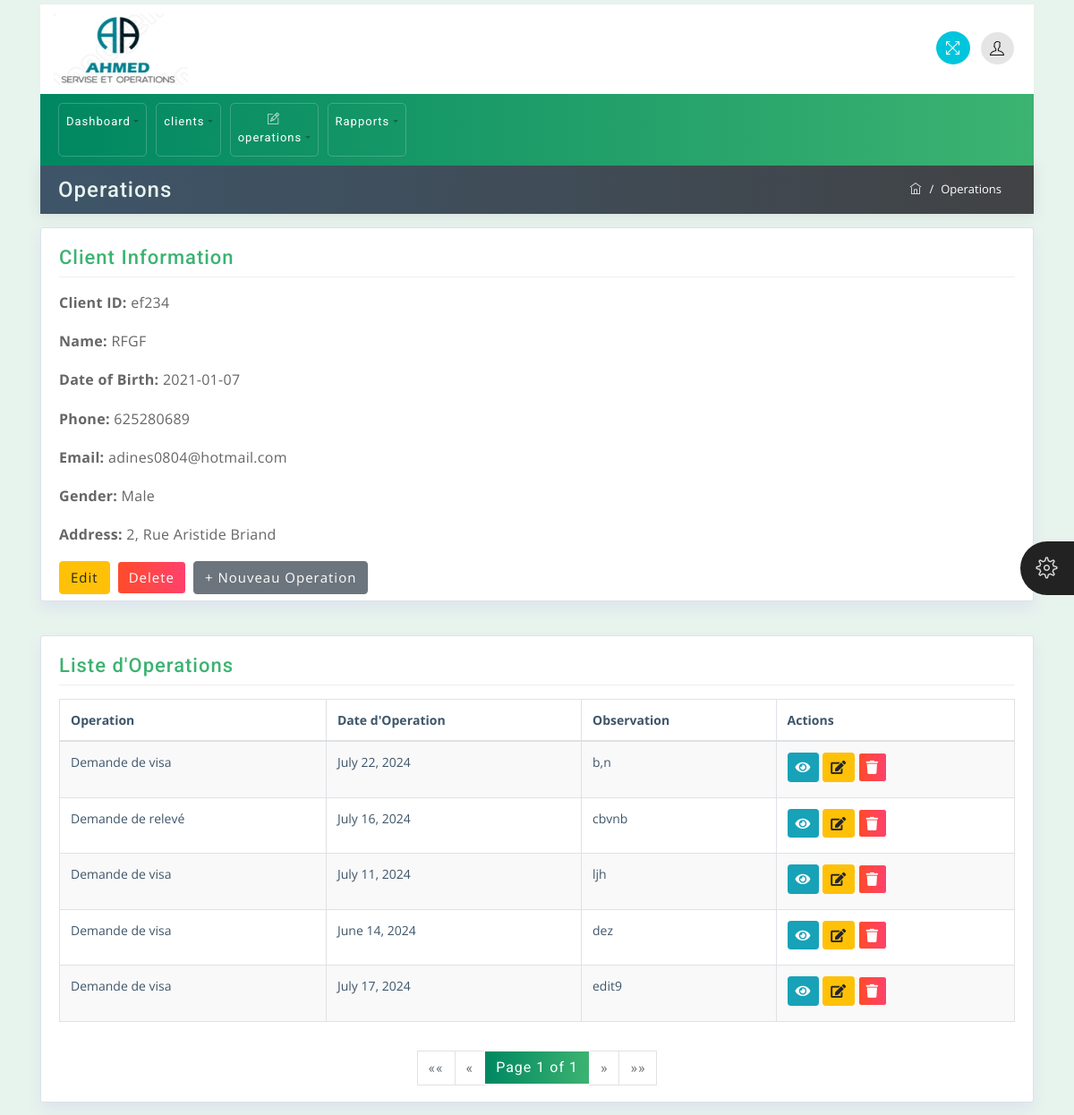
The page /clients/ef234 on the database as committed earlier.
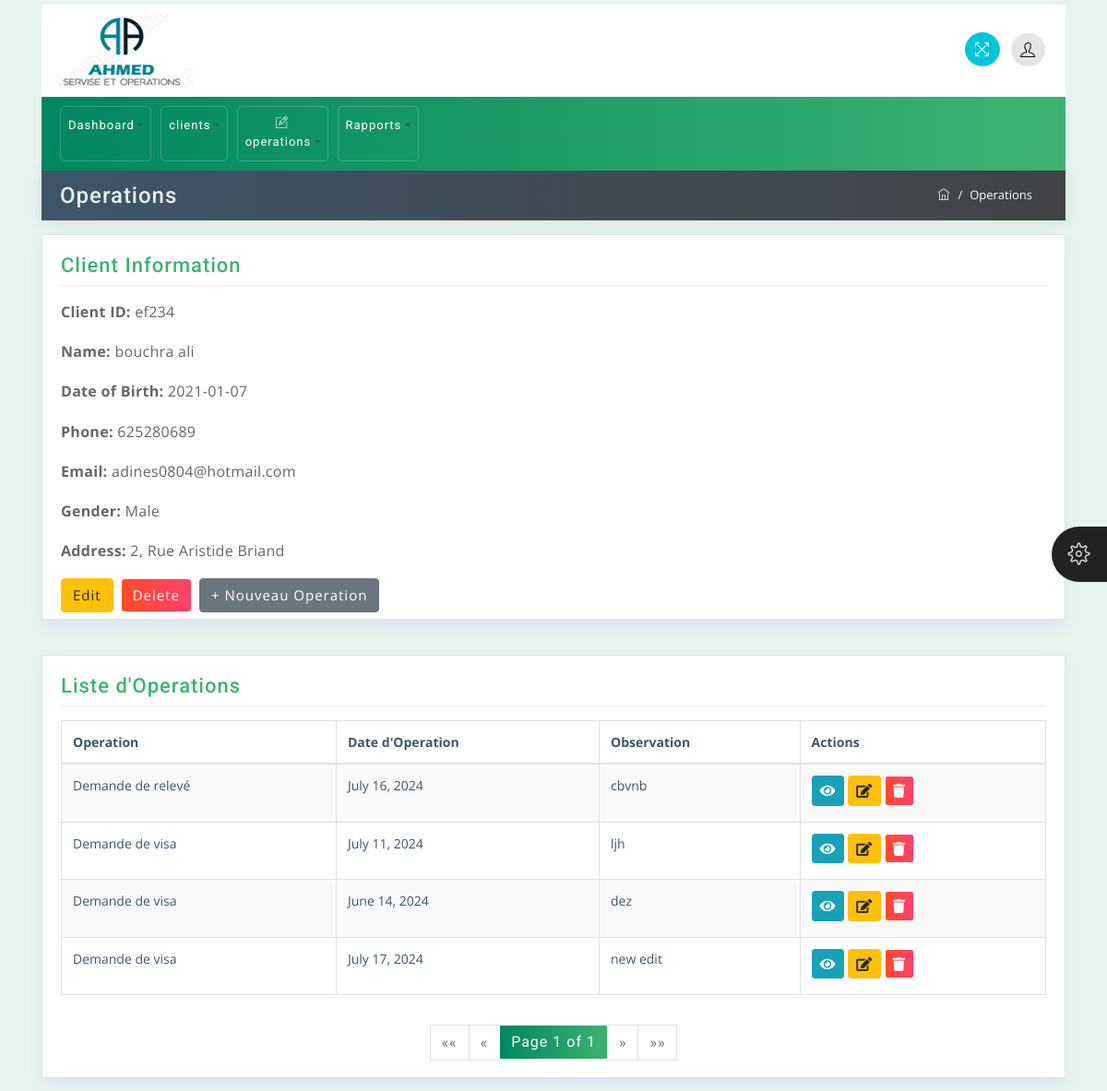
The same page on the database as committed later.
### employe/models.py (models this page shows, shortened)
class Client(models.Model):
    client_id=models.CharField(max_length=100,editable=False, unique=True)
    client_Name=models.CharField(max_length=100)
    Date_Of_Birth=models.CharField(max_length=100)
    created_date = models.DateField(default=timezone.now)
    Phone=models.IntegerField()
    Email=models.CharField(max_length=100)
    Gender=models.CharField(max_length=100)
    Address=models.TextField()

class Operation(models.Model):
    client_id = models.CharField(max_length=100)
    operation = models.CharField(max_length=100)
    operation_date = models.DateField(default=timezone.now)
    observation = models.TextField()
    piece_jointe = models.FileField(upload_to='piece_jointe/')
    confirmed = models.BooleanField(default=False)

### employe/views.py (the view)
# urls.py: path('clients/<str:client_id>',views.operation_details, name='detailsop'),
def operation_details(request, client_id):
    client = get_object_or_404(Client, client_id=client_id)
    operations_list = Operation.objects.filter(client_id=client_id)
    paginator = Paginator(operations_list, 10)  # Show 10 operations per page
    page_number = request.GET.get('page')
    operations = paginator.get_page(page_number)
    context = {
        'client_id': client_id,
        'operations': operations,
        'client': client,
    }
    return render(request, 'client/specifique_operations.html', context)

### employe/templates/client/specifique_operations.html (shortened to what the changed rows need)
{% extends 'base.html' %}
{% block content %}
<link rel="stylesheet" href="https://cdnjs.cloudflare.com/ajax/libs/font-awesome/5.15.3/css/all.min.css">
<div class="container">
    <div class="row">
        <div class="col-md-12 mb-4">
            <div class="widget-area-2 proclinic-box-shadow">
                <h3 class="widget-title">Client Information</h3>
                <p><strong>Client ID:</strong> {{ client.client_id }}</p>
                <p><strong>Name:</strong> {{ client.client_Name }}</p>
                <p><strong>Date of Birth:</strong> {{ client.Date_Of_Birth }}</p>
                <p><strong>Phone:</strong> {{ client.Phone }}</p>
                <p><strong>Email:</strong> {{ client.Email }}</p>
                <p><strong>Gender:</strong> {{ client.Gender }}</p>
                <p><strong>Address:</strong> {{ client.Address }}</p>
                <div class="d-flex justify-content-start mt-3">
                    <a href="{% url 'employe:edit_client_with_id' client_id=client.client_id %}" class="btn btn-warning mr-2">Edit</a>
                    <button class="btn btn-danger mr-2" data-toggle="modal" data-target="#deleteClientModal" data-client-id="{{ client.client_id }}">Delete</button>
                    <a href="{% url 'employe:add_operation' %}?client_id={{ client.client_id }}" class="btn btn-secondary">+ Nouveau Operation</a>
                </div>
            </div>
        </div>
        <div class="col-md-12">
            <div class="widget-area-2 proclinic-box-shadow">
                <div class="table-responsive mb-3">
                    <table id="tableId" class="table table-bordered table-striped">
                        <thead>
                            <tr>
                                <th>Operation</th>
                                <th>Date d'Operation</th>
                                <th>Observation</th>
                                <th>Actions</th>
                            </tr>
                        </thead>
                        <tbody>
                            {% for operation in operations %}
                            <tr>
                                <td>
                                    <a href="#" data-toggle="modal" data-target="#operationModal" data-operation="{{ operation.id }}">
                                        {{ operation.operation }}
                                    </a>
                                </td>
                                <td>{{ operation.operation_date }}</td>
                                <td>{{ operation.observation }}</td>
                                <td>
                                    <a href="#" data-toggle="modal" data-target="#operationModal" data-operation="{{ operation.id }}" class="btn btn-sm btn-info">
                                        <i class="fas fa-eye"></i>
                                    </a>
                                    <a href="{% url 'employe:edit_operation' operation_id=operation.id %}" class="btn btn-sm btn-warning">
                                        <i class="fas fa-edit"></i>
                                    </a>
                                    <a href="{% url 'employe:delete_operation' operation_id=operation.id %}" class="btn btn-sm btn-danger" onclick="return confirm('Are you sure you want to delete this operation?')">
                                        <i class="fas fa-trash"></i>
                                    </a>
                                </td>
                            </tr>
                            {% endfor %}
                        </tbody>
                    </table>
                </div>
            </div>
        </div>
    </div>
</div>
{% endblock %}

Rows that differ between the two databases and show on the page:
removed Operation: operation "Demande de visa", operation_date "July 22, 2024", observation "b,n"
changed Client "ef234": client_Name "RFGF" → "bouchra ali"
changed Operation: observation "edit9" → "new edit"
